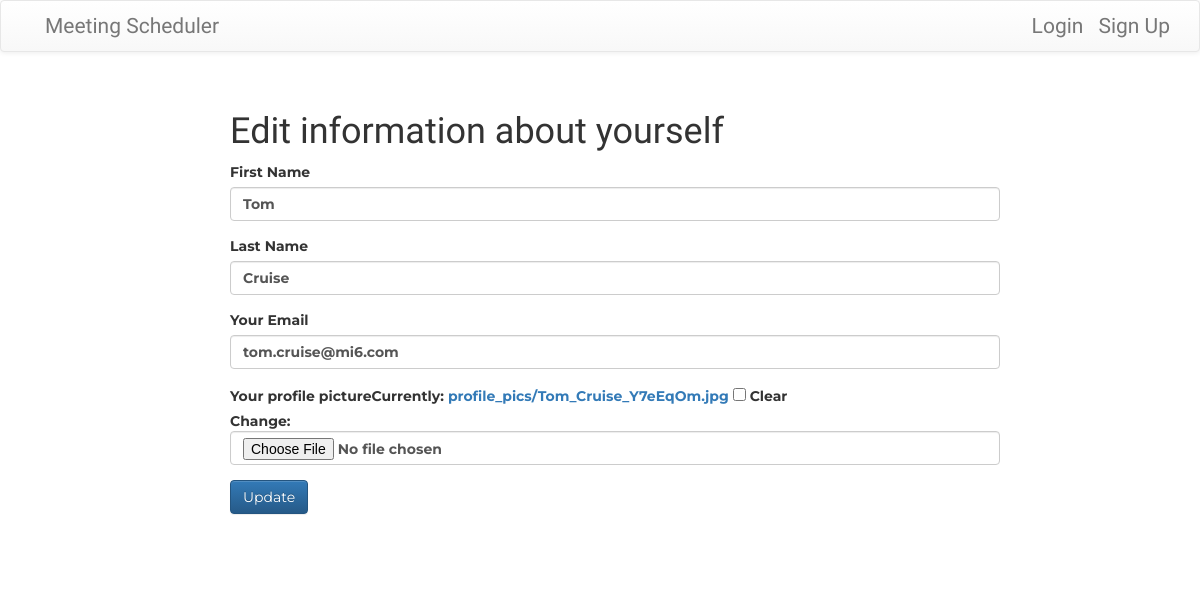
The page /accounts/update/3 on the database its author committed.
### accounts/models.py (models this page shows, shortened)
class CustomUser(AbstractBaseUser, PermissionsMixin):
    username = models.CharField(max_length=50, verbose_name="Your username ", unique=True)
    fname = models.CharField(max_length=50, verbose_name="First Name")
    lname = models.CharField(max_length=50, verbose_name="Last Name", default=None)
    email = models.EmailField(max_length=50, unique=True, blank=False, verbose_name="Your Email ")
    profile_pic = models.ImageField(upload_to='profile_pics', blank=True, verbose_name="Your profile picture ", null=True, default=None)
    is_active = models.BooleanField(default=True) # anyone who signs up for thsi application is by default an active user
    is_admin = models.BooleanField(default=False)
    is_staff = models.BooleanField(default=False)
    is_superuser = models.BooleanField(default=False) # the person who has highest level of control over database
    objects = CustomUserManager()
    REQUIRED_FIELDS = ['fname','lname','email', 'profile_pic']
    USERNAME_FIELD = 'username'
    EMAIL_FIELD = 'email'

### accounts/views.py (the view)
# urls.py: path("update/<int:pk>", views.AccountUpdateView.as_view(), name="account_update"),
class AccountUpdateView(UpdateView, LoginRequiredMixin):
    model = CustomUser
    template_name = "accounts/account_update.html"
    login_url = "login/"
    form_class = AccountUpdateForm

### accounts/forms.py
class AccountUpdateForm(forms.ModelForm):
    class Meta:
        model = CustomUser
        fields = ("fname","lname","email",'profile_pic')
        widgets = {
            'profile_pic' : forms.ClearableFileInput(attrs = {'class':'fas fa-user-alt'})
        }

### accounts/templates/accounts/account_update.html (shortened to what this page needs)
{% extends 'base.html' %}
{% load bootstrap4 %}
{% block content %}
    <div class = "container account_form">
        <h1> Edit information about yourself </h1>
        <form method = "POST" enctype="multipart/form-data">
            {% bootstrap_form form %}
            <input type="submit" value="Update" class="btn btn-primary">
        </form>
    </div>
{% endblock content %}

### static/Nbyula_Assignment_1/css/master.css (style rules this page uses)
.account_form { padding: 0px 200px 0px 200px; margin-top: 30px; margin-bottom: 50px; font-family: 'Montserrat'; font-weight: bold; }
.account_form > h1 { font-family: 'Russo One',sans-serif; }

### rows shown on the page
CustomUser: fname "Tom", lname "Cruise", email "tom.cruise@mi6.com"
